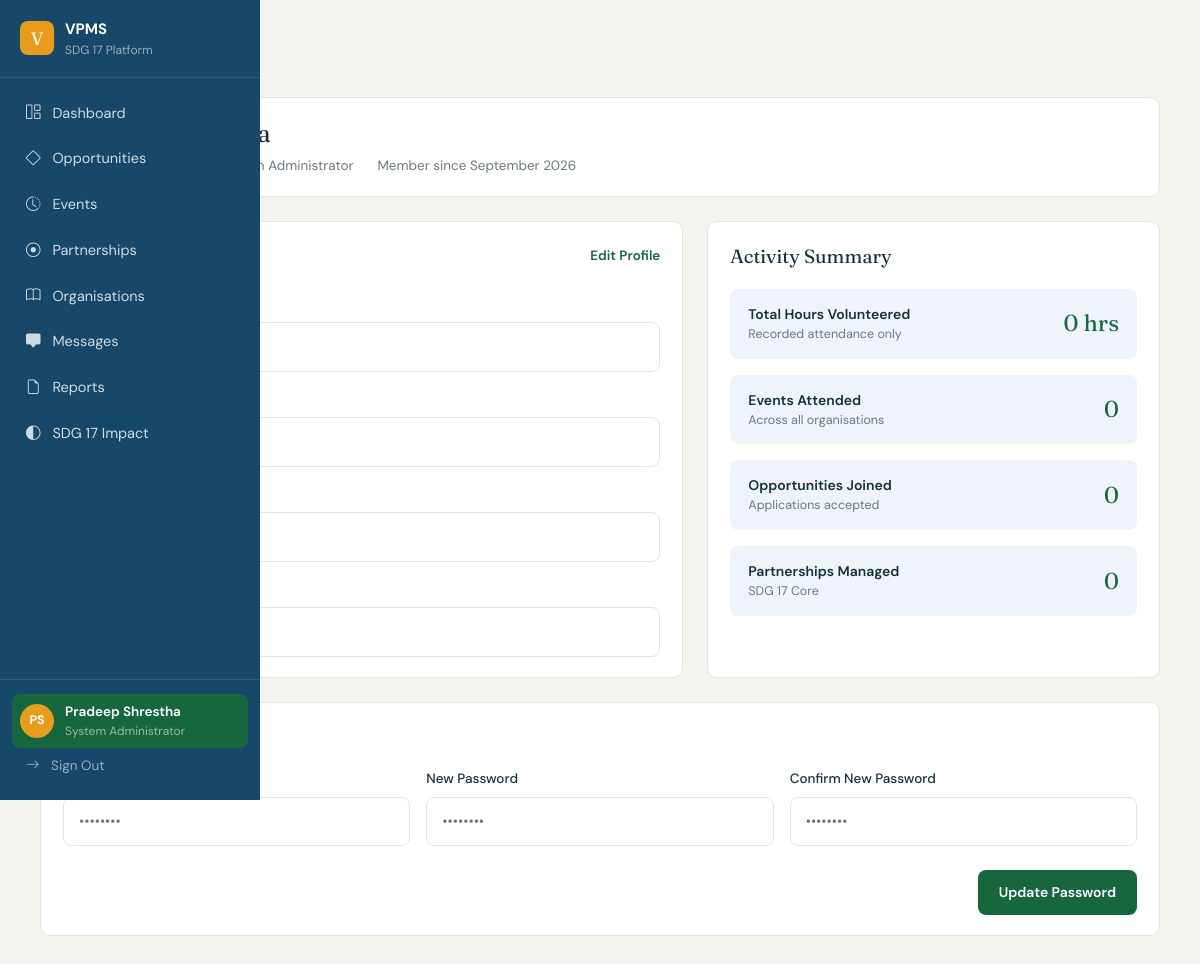
The app's page /profile.php (signed in) with its own data.
### tables this page shows
CREATE TABLE `user` (
  user_id           INT AUTO_INCREMENT PRIMARY KEY,
  full_name         VARCHAR(120) NOT NULL,
  email             VARCHAR(190) NOT NULL UNIQUE,
  password_hash     CHAR(60) NOT NULL,
  phone             VARCHAR(30),
  role_id           INT NOT NULL,
  organisation_id   INT,
  organisation_name VARCHAR(150),
  designation       VARCHAR(80),
  skills            VARCHAR(255),
  bio               TEXT,
  status            VARCHAR(20) NOT NULL DEFAULT 'pending',    
  reset_code        VARCHAR(40),
  created_at        DATETIME NOT NULL DEFAULT CURRENT_TIMESTAMP,
  FOREIGN KEY (role_id) REFERENCES role(role_id),
  FOREIGN KEY (organisation_id) REFERENCES organisation(organisation_id)
);

CREATE TABLE role (
  role_id     INT AUTO_INCREMENT PRIMARY KEY,
  name        VARCHAR(50) NOT NULL,
  description VARCHAR(255) NOT NULL
);

### profile.php (the view, shortened to what this page needs)
<?php
require 'config/db.php';
$find = $pdo->prepare(
    'SELECT u.full_name, u.email, u.phone, u.organisation_name, u.designation,
            u.status, u.created_at, r.name AS role_name,
            o.name AS organisation
     FROM `user` u
     JOIN role r ON r.role_id = u.role_id
     LEFT JOIN organisation o ON o.organisation_id = u.organisation_id
     WHERE u.user_id = ?'
);
$find->execute(array($_SESSION['user_id']));
$me = $find->fetch();
if ($me['organisation'] != '') {
    $organisation = $me['organisation'];
} elseif ($me['organisation_name'] != '') {
    $organisation = $me['organisation_name'];
} else {
    $organisation = '';
}
$member_since = date('F Y', strtotime($me['created_at']));
$count = $pdo->prepare(
    'SELECT COALESCE(SUM(hours_logged), 0) FROM event_volunteer WHERE user_id = ? AND attended = 1'
);
$count->execute(array($_SESSION['user_id']));
$my_hours = $count->fetchColumn();
$count = $pdo->prepare('SELECT COUNT(*) FROM event_volunteer WHERE user_id = ? AND attended = 1');
$count->execute(array($_SESSION['user_id']));
$my_events = $count->fetchColumn();
$count = $pdo->prepare('SELECT COUNT(*) FROM application WHERE user_id = ? AND status = ?');
$count->execute(array($_SESSION['user_id'], 'accepted'));
$my_opportunities = $count->fetchColumn();
if ($_SESSION['organisation_id'] != '') {
    $count = $pdo->prepare(
        'SELECT COUNT(*) FROM partnership
          WHERE requested_by = ? OR organisation_id = ? OR partner_id = ?'
    );
    $count->execute(array($_SESSION['user_id'], $_SESSION['organisation_id'], $_SESSION['organisation_id']));
} else {
    $count = $pdo->prepare('SELECT COUNT(*) FROM partnership WHERE requested_by = ?');
    $count->execute(array($_SESSION['user_id']));
}
$my_partnerships = $count->fetchColumn();
include 'includes/app-header.php';
?>
<h1 class="page-title mb-4">My Profile</h1>
<div class="card-v card-v-pad mb-4">
  <h2 style="font-family:'Fraunces',serif;font-size:25px;font-weight:400;margin-bottom:8px">
  </h2>
  <div class="d-flex flex-wrap gap-4" style="font-size:13.5px;color:#6d7880">
    <span><i class="bi bi-envelope me-2"></i><?php echo htmlspecialchars($me['email']); ?></span>
    <span><?php echo htmlspecialchars($me['role_name']); ?></span>
    <span>Member since <?php echo $member_since; ?></span>
  </div>
</div>
<div class="row g-4 mb-4">
  <div class="col-lg-7">
    <div class="card-v card-v-pad h-100">
      <div class="d-flex align-items-center mb-4">
        <span style="font-family:'Fraunces',serif;font-size:19px">Personal Information</span>
        <a class="ms-auto link-green" style="font-size:13.5px" href="profile-edit.php">Edit Profile</a>
      </div>
      <div class="field">
        <label class="field-label" for="fullname">Full Name</label>
        <input class="input-v" type="text" id="fullname" value="<?php echo htmlspecialchars($me['full_name']); ?>" readonly>
      </div>
      <div class="field">
        <label class="field-label" for="email">Email Address</label>
        <input class="input-v" type="email" id="email" value="<?php echo htmlspecialchars($me['email']); ?>" readonly>
      </div>
      <div class="field">
        <label class="field-label" for="phone">Phone Number</label>
        <input class="input-v" type="tel" id="phone" value="<?php echo htmlspecialchars($me['phone']); ?>" readonly>
      </div>
      <div class="field mb-0">
        <label class="field-label" for="org">Organisation / Affiliation</label>
        <input class="input-v" type="text" id="org" value="<?php echo htmlspecialchars($organisation); ?>" readonly>
      </div>
    </div>
  </div>
  <div class="col-lg-5">
    <div class="card-v card-v-pad h-100">
      <p style="font-family:'Fraunces',serif;font-size:19px;margin-bottom:18px">Activity Summary</p>
      <div class="d-flex align-items-center gap-3 mb-3" style="padding:15px 18px;border-radius:8px;background:#eef4fa">
        <span class="flex-grow-1">
          <span class="d-block" style="font-size:14px;font-weight:600">Total Hours Volunteered</span>
          <span class="d-block" style="font-size:12.5px;color:#6d7880">Recorded attendance only</span>
        </span>
        <span style="font-family:'Fraunces',serif;font-size:23px;color:#16663e"><?php echo $my_hours; ?> hrs</span>
      </div>
      <div class="d-flex align-items-center gap-3 mb-3" style="padding:15px 18px;border-radius:8px;background:#eef4fa">
        <span class="flex-grow-1">
          <span class="d-block" style="font-size:14px;font-weight:600">Events Attended</span>
          <span class="d-block" style="font-size:12.5px;color:#6d7880">Across all organisations</span>
        </span>
        <span style="font-family:'Fraunces',serif;font-size:23px;color:#16663e"><?php echo $my_events; ?></span>
      </div>
      <div class="d-flex align-items-center gap-3 mb-3" style="padding:15px 18px;border-radius:8px;background:#eef4fa">
        <span class="flex-grow-1">
          <span class="d-block" style="font-size:14px;font-weight:600">Opportunities Joined</span>
          <span class="d-block" style="font-size:12.5px;color:#6d7880">Applications accepted</span>
        </span>
        <span style="font-family:'Fraunces',serif;font-size:23px;color:#16663e"><?php echo $my_opportunities; ?></span>
      </div>
      <div class="d-flex align-items-center gap-3" style="padding:15px 18px;border-radius:8px;background:#eef4fa">
        <span class="flex-grow-1">
          <span class="d-block" style="font-size:14px;font-weight:600">Partnerships Managed</span>
          <span class="d-block" style="font-size:12.5px;color:#6d7880">SDG 17 Core</span>
        </span>
        <span style="font-family:'Fraunces',serif;font-size:23px;color:#16663e"><?php echo $my_partnerships; ?></span>
      </div>
    </div>
  </div>
</div>
<div class="card-v card-v-pad">
  <p style="font-family:'Fraunces',serif;font-size:19px;margin-bottom:18px">Security &amp; Password</p>
  <form action="profile.php" method="post">
    <div class="row g-3">
      <div class="col-md-4">
        <label class="field-label" for="current">Current Password</label>
        <input class="input-v" type="password" id="current" name="current" placeholder="••••••••">
      </div>
      <div class="col-md-4">
        <label class="field-label" for="new">New Password</label>
        <input class="input-v" type="password" id="new" name="new" placeholder="••••••••">
      </div>
      <div class="col-md-4">
        <label class="field-label" for="confirm">Confirm New Password</label>
        <input class="input-v" type="password" id="confirm" name="confirm" placeholder="••••••••">
      </div>
    </div>
    <div class="text-end mt-4">
      <button class="btn-v btn-green" type="submit">Update Password</button>
    </div>
  </form>
</div>
<?php include 'includes/app-footer.php'; ?>

### assets/css/app.css (style rules this page uses)
body { margin: 0; background: #f5f3ee; color: #16303c; font-family: 'DM Sans', sans-serif; font-size: 15px; }
a { text-decoration: none; color: inherit; }
h1, h2, h3 { margin: 0; }
p { margin: 0; }
.page-title { font-family: 'Fraunces', serif; font-size: 34px; font-weight: 400; line-height: 1.15; }
.link-green { color: #16663e; font-weight: 600; }
.btn-v { display: inline-flex; align-items: center; justify-content: center; gap: 7px; padding: 11px 20px; border: 1px solid transparent; border-radius: 8px; font-size: 14px; font-weight: 600; cursor: pointer; }
.btn-green { background: #16663e; color: #fff; }
.card-v { border: 1px solid #e9e5dd; border-radius: 10px; background: #fff; }
.card-v-pad { padding: 20px 22px; }
.field { margin-bottom: 18px; }
.field-label { display: block; margin-bottom: 7px; font-size: 13.5px; font-weight: 500; }
.input-v, .select-v, .textarea-v { width: 100%; padding: 13px 15px; border: 1px solid #e9e5dd; border-radius: 8px; background: #fff; font-family: inherit; font-size: 14.5px; }

### records on screen
user: role.name "System Administrator", created_at "September 2026", full_name "Pradeep Shrestha", email "admin@vpms.org"

### other values on screen
$user_initials "PS"
$user_name "Pradeep Shrestha"
$user_role "System Administrator"
$my_hours "0"
$my_events "0"
$my_opportunities "0"
$my_partnerships "0"
